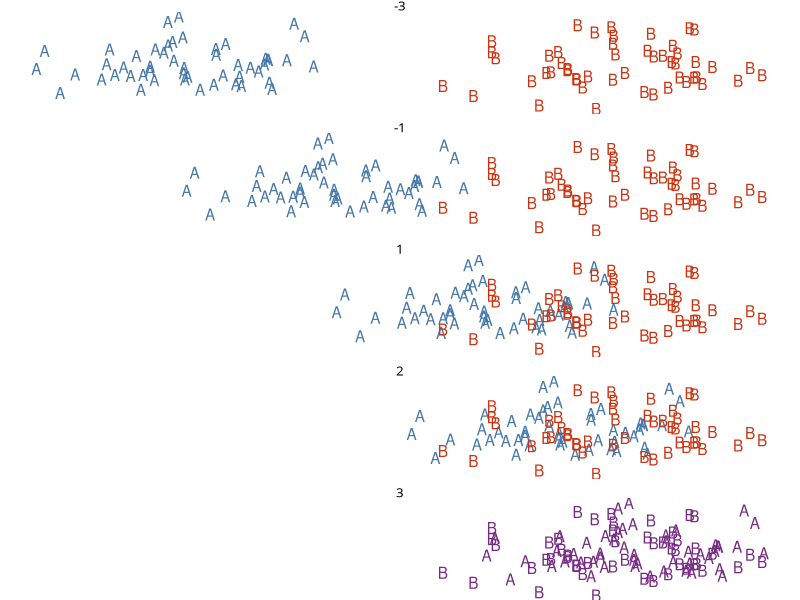

This figure's R source: (Note: this script raises an error after producing the figure.)
## ---- chunk 1
knitr::opts_chunk$set(echo = TRUE)
theme_joey <- function() {
  theme_void(base_size = 12, base_family = "Avenir") %+replace% 
        theme(panel.background = element_blank(), 
              plot.background = element_rect(fill = "white", colour = NA), 
              legend.position = "none")
}
## ---- chunk 2
library(tidyverse)
library(gganimate)
## ---- chunk 3
n <- 50
## ---- chunk 4
# Come up with a function that creates the data
create_x <- function(t) {
  
  # To ensure the data is the same each time.
  set.seed(4)

  # Vowel A is on the left
  vowel_a <- tibble(vowel = "A",
                 id = 1:n,
                 x = rnorm(n, t, 1),
                 y = rnorm(n, 0, 1))

  # Vowel B is on the right
  vowel_b <- tibble(vowel = "B",
                  id = 1:n,
                  x = rnorm(n, 3, 1),
                  y = rnorm(n, 0, 1))

  # Combine A and B into a single data frame
  bind_rows(vowel_a, vowel_b)
}
## ---- chunk 5
by_approx <- tibble(t = c(-3, -1, 1, 2, 3)) %>%
    mutate(x = map(t, create_x)) %>%
    unnest() %>%
    mutate(state = ifelse(t == 3, "merged", vowel)) %>%
    print()
## ---- chunk 6
ggplot(by_approx, aes(x, y, color = state, label = vowel)) + 
  geom_text() + 
  scale_color_manual(values = c("#4477AA", "#CC3311", "#762A83")) + 
  scale_fill_manual(values = c("#4477AA", "#CC3311", "#762A83")) + 
  facet_wrap(~t, ncol = 1) + 
  theme_joey() +
  ggsave("approx_stages.jpeg", height = 12, width = 5, dpi = 300)
## ---- chunk 7
by_approx_anim <- ggplot(by_approx, aes(x, y, color = state, label = vowel, group = id)) + 
  geom_text() + 
  scale_x_continuous(limits = c(-5, 5)) + scale_y_continuous(limits = c(-2.5, 2.5)) +
  scale_color_manual(values = c("#4477AA", "#CC3311", "#762A83")) + 
  scale_fill_manual(values = c("#4477AA", "#CC3311", "#762A83")) + 
  theme_joey() +
  labs(title = "Merger by Approximation (Trudgill & Foxcroft 1978)",
       subtitle = "Based on 100 randomly generated data points",
       caption = "joeystanley.com") + 
  transition_time(t)
## ---- chunk 8
anim_save("approximation.gif", by_approx_anim, 
          duration = 5, fps = 30,
          start_pause = 30, end_pause = 30,
          # arguments set to the device
          height = 1250, width = 2500, res = 300) # <- `res` instead of `dpi`
## ---- chunk 9
# For reproducibility
set.seed(4)
# How many vowels per vowel class?
n <- 50

# Start with 
transfer_animate <- tibble(vowel = "A",
                      id = 1:n,
                      x_before = rnorm(n, -3, 1),
                      x_after = x_before + 6,
                      y = rnorm(n, 0, 1))
b_vowel <- tibble(vowel = "B",
                  id = 1:n * -1,
                  x = rnorm(n, 3, 1),
                  y = rnorm(n, 0, 1))
first_state <- transfer_animate %>%
  rename(x = x_before) %>%
  select(-x_after) %>%
  bind_rows(b_vowel) %>%
  mutate(shift_time = -4,
         state = vowel)

create_intermediate_steps <- function(t) {
  b <- b_vowel %>%
    add_column(shift_time = t)
  
  transfer_animate %>%
    left_join(shift_times, by = "id") %>%
    mutate(x = if_else(t >= shift_time, x_after, x_before)) %>%
    select(-shift_time, -x_before, -x_after) %>%
    bind_rows(b) %>%
    return()
}

shift_times <- tibble(id = 1:n) %>%
  mutate(shift_time = rnorm(nrow(.), 0, 1)) 

transfer_animate <- shift_times %>%
  select(-id) %>%
  mutate(new = map(shift_time, create_intermediate_steps)) %>%
  unnest() %>%
  mutate(state = ifelse(shift_time == max(shift_time), "merged", vowel)) %>%
  select(-shift_time1) %>%
  print()
last_state <- transfer_animate %>%
  filter(shift_time == max(shift_time)) %>%
  mutate(shift_time = shift_time + 3)
transfer_animate <- bind_rows(first_state, transfer_animate, last_state)
## ---- chunk 10
by_transfer_anim <- ggplot(transfer_animate, aes(x, y, color = state, label = vowel, group = id)) + 
  geom_text() + 
  # stat_ellipse(aes(fill = vowel, group = state), alpha = 0.05, geom = "polygon") +
  scale_color_manual(values = c("#4477AA", "#CC3311", "#762A83")) +
  # scale_fill_manual(values = c("#4477AA", "#CC3311", "#762A83")) +
  theme_joey() +
  labs(title = "Merger by Transfer (Foxcroft & Trudgill 1978)",
       subtitle = "Based on 100 randomly generated data points",
       caption = "joeystanley.com") + 
  transition_time(shift_time) +
  # transition_states(time, state_length = c(rep(0, 50), 3), wrap = FALSE) +
  ease_aes('cubic-in-out')
## ---- chunk 11
anim_save("transfer.gif", by_transfer_anim, 
          duration = 5, fps = 30,
          start_pause = 30, end_pause = 30,
          # arguments set to the device
          height = 1250, width = 2500, res = 300) # <- `res` instead of `dpi`
## ---- chunk 12
n <- 50
group_size <- n/5
set.seed(4)
b_group <- tibble(id = rep(100 + 1:n),
                  vowel = "B",
                  x =  c(rnorm(n, 3, 1)),
                  y =  c(rnorm(n, 0, 1))) %>%
  bind_rows(., ., ., ., ., ., ., ., ., ., ., ., ., ., .) %>%
  mutate(t = rep(1:15, each = n)) %>%
  print()

get_three_stages_x <- function(group_size) { 
  initial <-rnorm(group_size, -3, 1)
  middle <- (scale(initial) / 3) - 1.5
  end <- initial + 6
  return(c(initial, middle, end))
}
get_three_stages_y <- function(group_size) {
  initial <-rnorm(group_size, 0, 1)
  middle <- initial
  end <- initial
  return(c(initial, middle, end))
}

create_group <- function(t = 1:3, ids = 1:10) {
  
  all_three <- tibble(id = rep(ids, 3),
                      vowel = rep("A", group_size * 3),
                      t = rep(t, each = group_size),
                      x = get_three_stages_x(group_size),
                      y = get_three_stages_y(group_size))
  
  before <- all_three %>%
    filter(t == min(t)) %>%
    select(-t)
  middle <- all_three %>%
    filter(t == median(t))
  after <- all_three %>%
    filter(t == max(t)) %>%
    select(-t)
  
  n_befores <- length(1:min(t))
  befores <- map_df(seq_len(n_befores), ~before) %>%
    mutate(t = rep(1:n_befores, each = group_size))
  
  
  n_afters <- length(max(t):15)
  afters <- map_df(seq_len(n_afters), ~after) %>%
    mutate(t = rep(max(t):15, each = group_size))
  
  return(bind_rows(befores, middle, afters))
}

g1 <- create_group(1:3) %>%
  print()
ggplot(g1, aes(x, y, color = vowel)) + 
  geom_point() + 
  facet_wrap(~t)

phon_trans <- bind_rows(create_group( 1:3,   1:10), 
                        create_group( 4:6,  11:20),
                        create_group( 7:9,  21:30),
                        create_group(10:12, 31:40),
                        create_group(13:15, 41:50),
                        b_group) %>%
  mutate(state = ifelse(t == 15, "merged", vowel))
## ---- chunk 13
phon_trans_anim <- ggplot(phon_trans, aes(x, y, color = state, label = vowel, group = id)) + 
  geom_text() + 
  # stat_ellipse(aes(fill = vowel, group = state), alpha = 0.05, geom = "polygon") +
  scale_color_manual(values = c("#4477AA", "#CC3311", "#762A83")) +
  # scale_fill_manual(values = c("#4477AA", "#CC3311", "#762A83")) +
  coord_fixed(ratio = 1) +
  theme_joey() + 
  labs(title = "Merger by Phonological Transfer (Dinkin 2016)",
       subtitle = "Based on 100 randomly generated data points",
       caption = "joeystanley.com") + 
  theme(legend.position = "none") + 
  transition_time(t) + 
  # transition_states(time, state_length = c(rep(0, 50), 3), wrap = FALSE) +
  ease_aes('cubic-in-out')

anim_save("phon_transfer.gif", phon_trans_anim, 
          duration = 7, fps = 30,
          start_pause = 30, end_pause = 30,
          # arguments set to the device
          height = 1250, width = 2500, res = 300) # <- `res` instead of `dpi`
## ---- chunk 14
n <- 50
set.seed(4)
a <- tibble(id = 1:n,
            vowel = rep("A", n),
            x = rnorm(n, mean = -3, sd = 1),
            y = rnorm(n, mean = 0,  sd = 1))
b <- tibble(id = 1:n,
            vowel = rep("B", n),
            x = rnorm(n, mean = 3,  sd = 1),
            y = rnorm(n, mean = 0,  sd = 1))
before <- bind_rows(a, b)
a <- tibble(id = 1:n,
            vowel = rep("A", n),
            x = rnorm(n, mean = 0, sd = 2),
            y = rnorm(n, mean = 0,  sd = 1))
b <- tibble(id = 1:n,
            vowel = rep("B", n),
            x = rnorm(n, mean = 0,  sd = 2),
            y = rnorm(n, mean = 0,  sd = 1))
after <- bind_rows(a, b)

expansion_animate <- bind_rows(before, before, after, after) %>%
  mutate(t = c(rep(1, n*2), rep(4, n*2), rep(7, n*2), rep(10, n*2))) %>%
  mutate(state = ifelse(t > 5, "merged", vowel))
## ---- chunk 15
expan_anim <- ggplot(expansion_animate, aes(x, y, color = state, label = vowel, group = id)) + 
  geom_text() + 
  # stat_ellipse(aes(fill = vowel, group = state), alpha = 0.05, geom = "polygon") +
  scale_color_manual(values = c("#4477AA", "#CC3311", "#762A83")) +
  # scale_fill_manual(values = c("#4477AA", "#CC3311", "#762A83")) +
  coord_fixed(ratio = 1) +
  labs(title = "Merger by Expansion (Herold 1990)",
       subtitle = "Based on 100 randomly generated data points",
       caption = "joeystanley.com") + 
  theme_joey() + 
  theme(legend.position = "none") + 
  transition_time(t) +
  ease_aes('cubic-in-out')
anim_save("expansion.gif", expan_anim, 
          duration = 4, fps = 30,
          start_pause = 30, end_pause = 30,
          # arguments set to the device
          height = 1250, width = 2500, res = 300) # <- `res` instead of `dpi`
